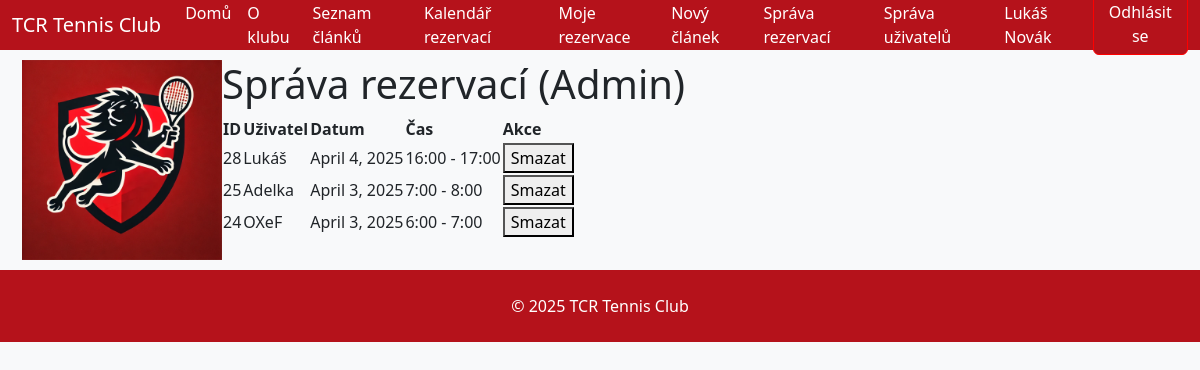
Screenshot of /reservation/admin/ (signed in) with the database file from the repository.
### users/models.py (models this page shows, shortened)
class CustomUser(AbstractUser):
    membership_paid = models.BooleanField(default=False, verbose_name="Zaplacený členský příspěvek")
    roles = models.ManyToManyField(Role, through='UserRole', related_name="users", blank=True)
    membership_paid = models.BooleanField(default=False, verbose_name="Zaplacený členský příspěvek")
    roles = models.ManyToManyField(Role, through='UserRole', related_name="users", blank=True)
    phone_number = models.CharField(
        max_length=20,
        verbose_name="Telefonní číslo",
        validators=[
            RegexValidator(r'^\+?[\d\s]+$', 'Zadejte platné telefonní číslo.')
            ],
        blank=False,
        null=False
    )

### reservation/models.py (models this page shows, shortened)
class Reservation(models.Model):
    user = models.ForeignKey(
        settings.AUTH_USER_MODEL,  # Použijeme dynamický odkaz na custom uživatele
        on_delete=models.CASCADE,
        related_name='reservations'
    )
    date = models.DateField()
    start_hour = models.PositiveSmallIntegerField()
    end_hour = models.PositiveSmallIntegerField()
    created_at = models.DateTimeField(auto_now_add=True)
    updated_at = models.DateTimeField(auto_now=True)
    class Meta:
        constraints = [
            models.CheckConstraint(
                check=models.Q(start_hour__gte=6) & models.Q(start_hour__lte=21),
                name='valid_start_hour'
            ),
            models.CheckConstraint(
                check=models.Q(end_hour__gte=7) & models.Q(end_hour__lte=22),
                name='valid_end_hour'
            ),
            models.CheckConstraint(
                check=models.Q(end_hour__gt=models.F('start_hour')),
                name='end_after_start'
            ),
        ]
        ordering = ['date', 'start_hour']

### reservation/views.py (the view)
# urls.py: path('admin/', views.admin_reservations_view, name='admin_reservations'),
@staff_member_required
def admin_reservations_view(request):
    reservations = Reservation.objects.all().order_by('-date', '-start_hour')
    context = {"reservations": reservations}
    return render(request, "admin_reservations.html", context)

### reservation/templates/admin_reservations.html (shortened to what this page needs)
{% extends "base.html" %}
{% load static %}
{% block content %}
<h1>Správa rezervací (Admin)</h1>
<table class="admin-table">
    <thead>
        <tr>
            <th>ID</th>
            <th>Uživatel</th>
            <th>Datum</th>
            <th>Čas</th>
            <th>Akce</th>
        </tr>
    </thead>
    <tbody>
        {% for reservation in reservations %}
        <tr>
            <td>{{ reservation.id }}</td>
            <td>{{ reservation.user.username }}</td>
            <td>{{ reservation.date }}</td>
            <td>{{ reservation.start_hour }}:00 - {{ reservation.end_hour }}:00</td>
            <td>
                <form action="{% url 'delete_reservation' reservation.id %}" method="post">
                    <button type="submit">Smazat</button>
                </form>
            </td>
        </tr>
        {% empty %}
        <tr>
            <td colspan="5">Žádné rezervace nenalezeny.</td>
        </tr>
        {% endfor %}
    </tbody>
</table>
{% endblock %}

### core/templates/header.html (shortened to what this page needs)
{% load static %}
<header>
  <nav class="navbar navbar-expand-lg" style="background-color: #b5121b; height: 50px;">
    <div class="container-fluid">
      <a class="navbar-brand text-white" href="{% url 'home' %}">TCR Tennis Club</a>
      <div class="collapse navbar-collapse" id="navbarSupportedContent">
        <ul class="navbar-nav ms-auto mb-2 mb-lg-0">
          <li class="nav-item"><a class="nav-link text-white" href="{% url 'home' %}">Domů</a></li>
          <li class="nav-item"><a class="nav-link text-white" href="{% url 'about' %}">O klubu</a></li>
          <li class="nav-item"><a class="nav-link text-white" href="{% url 'article_list' %}">Seznam článků</a></li>
          <li class="nav-item"><a class="nav-link text-white" href="{% url 'calendar' %}">Kalendář rezervací</a></li>
          <li class="nav-item"><a class="nav-link text-white" href="{% url 'my_reservations' %}">Moje rezervace</a></li>
          {% if user.is_authenticated and user.is_staff %}
            <li class="nav-item"><a class="nav-link text-white" href="{% url 'article_create' %}">Nový článek</a></li>
            <li class="nav-item"><a class="nav-link text-white" href="{% url 'admin_reservations' %}">Správa rezervací</a></li>
            <li class="nav-item"><a class="nav-link text-white" href="{% url 'user_management' %}">Správa uživatelů</a></li>
          {% endif %}
          {% if user.is_authenticated %}
            <li class="nav-item"><a class="nav-link text-white" href="{% url 'profile' %}">
                {{ user.get_full_name|default:user.username }}
              </a>
            </li>
            <form action="{% url 'logout' %}" method="post" style="display:inline;">
              <button type="submit" class="btn btn-custom">Odhlásit se</button>
            </form>
          {% endif %}
        </ul>
      </div>
    </div>
  </nav>
</header>

### static/css/style.css (style rules this page uses)
.btn-custom { background-color: #b5121b; border-color: red; color:white; transition: transform 0.3s ease; }

### rows the page displays
CustomUser: get_full_name "Lukáš Novák"
Reservation: id "28", user.username "Lukáš", date "April 4, 2025", start_hour "16", end_hour "17"
Reservation: id "25", user.username "Adelka", date "April 3, 2025", start_hour "7", end_hour "8"
Reservation: id "24", user.username "OXeF", date "April 3, 2025", start_hour "6", end_hour "7"
